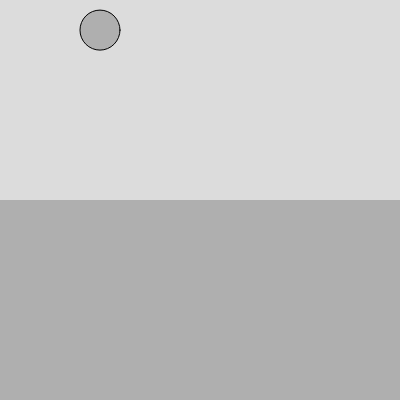
Frame 1 (no input)
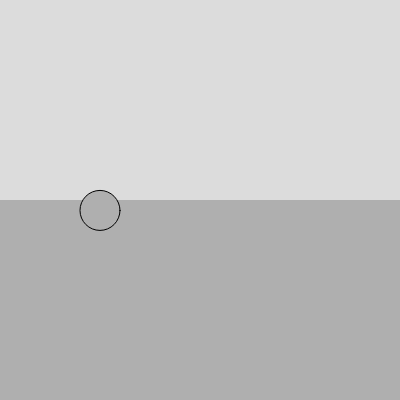
Frame 60 (no input)
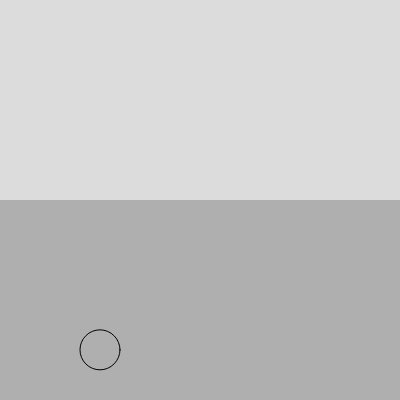
Frame 120 (the mouse pressed at the canvas centre since frame 60)

The p5.js sketch that drew these frames (run headless with seeded random() and noise() and a simulated clock; from frame 60 on, the mouse is pressed at the canvas centre):

// p5.js sketch
// ── sketch.js
let position;
let velocity;
let mover;
let moverB;
let isDragging = false;
let liquid;

function setup() {
  createCanvas(400, 400);
  mover = new Mover(100, 30, 40);
  liquid = new Liquid(0, height / 2, width, height / 2, 1);
}

function draw() {
  background(220);

  liquid.show();

  let gravity = createVector(0, 0.1);
  let gravityA = p5.Vector.mult(gravity, mover.mass);

  if (!isDragging) {
    mover.applyForce(gravityA);
  }

  if (mouseIsPressed) {
    let d = dist(mouseX, mouseY, mover.position.x, mover.position.y);
    if (d < mover.radius / 2) {
      isDragging = true;
    }
  } else {
    isDragging = false;
  }

  if (isDragging) {
    let mousePos = createVector(mouseX, mouseY);
    let dir = p5.Vector.sub(mousePos, mover.position);
    dir.mult(0.2);
    mover.velocity = dir;
  }

  if (liquid.contains(mover)) {
    let dragForce = liquid.calculateDrag(mover);
    mover.applyForce(dragForce);
  }

  // if (mouseIsPressed) {
  //   let wind = createVector(0.5, 0);
  //   mover.applyForce(wind);
  // }

  if (mover.contactEdge()) {
    let c = 0.1;
    let friction = mover.velocity.copy();
    friction.mult(-1);
    friction.setMag(c);
    mover.applyForce(friction);
  }

  mover.bounceEdges();
  mover.update();
  mover.show();

}

class Mover {
  constructor(x, y, mass) {
    this.mass = mass;
    this.radius = mass;
    this.position = createVector(x, y);
    this.velocity = createVector(0, 0);
    this.acceleration = createVector(0, 0);
  }

  update() {
    this.velocity.add(this.acceleration);
    this.position.add(this.velocity);
    this.acceleration.mult(0);
  }

  applyForce(force) {
    let f = p5.Vector.div(force, this.mass);
    this.acceleration.add(f);
  }

  setPosition(posVec) {
    this.acceleration.mult(0);
    this.velocity.mult(0);
    this.position.set(posVec);
  }

  getPosition() {
    return [this.position.x, this.position.y];
  }

  show() {
    stroke(0);
    fill(175);
    circle(this.position.x, this.position.y, this.radius);
  }

  contactEdge() {
    return (this.position.y > height - this.radius - 1) || (this.position.x > width - this.radius - 1) || (this.position.x < 0 + this.radius) || (this.position.y < 0 + this.radius);
  }

  bounceEdges() {
    let bounce = -0.75;

    if (this.position.y > (height - this.radius / 2)) {
      // Bottom edge
      this.position.y = height - this.radius / 2;
      this.velocity.y *= bounce;
    } else if (this.position.y < (this.radius / 2)) {
      // Top edge
      this.position.y = this.radius / 2;
      this.velocity.y *= bounce;
    }

    if (this.position.x > (width - this.radius / 2)) {
      // Right edge
      this.position.x = width - this.radius / 2;
      this.velocity.x *= bounce;
    } else if (this.position.x < (this.radius / 2)) {
      // Left edge
      this.position.x = this.radius / 2;
      this.velocity.x *= bounce;
    }
  }
}

class Liquid {
  constructor(x, y, w, h, c) {
    this.x = x;
    this.y = y;
    this.w = w;
    this.h = h;
    this.c = c;
  }

  show() {
    noStroke();
    fill(175);
    rect(this.x, this.y, this.w, this.h);
  }

  contains(mover) {
    let pos = mover.position;
    return (pos.x > this.x && pos.x < this.x + this.w && pos.y > this.y && pos.y < this.y + this.h);
  }

  calculateDrag(mover) {
    let speed = mover.velocity.mag();
    let dragMagnitude = this.c * speed * speed;

    let dragForce = mover.velocity.copy();
    dragForce.mult(-1);
    dragForce.setMag(dragMagnitude);

    return dragForce;
  }
}
